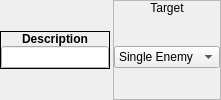
          <widget class="QWidget" name="widget_13" native="true">
           <property name="sizePolicy">
            <sizepolicy hsizetype="Preferred" vsizetype="Fixed">
             <horstretch>0</horstretch>
             <verstretch>0</verstretch>
            </sizepolicy>
           </property>
           <layout class="QHBoxLayout" name="horizontalLayout_9">
            <property name="spacing">
             <number>3</number>
            </property>
            <property name="margin">
             <number>0</number>
            </property>
            <item>
             <widget class="QFrame" name="frame_83">
              <property name="sizePolicy">
               <sizepolicy hsizetype="Preferred" vsizetype="Fixed">
                <horstretch>0</horstretch>
                <verstretch>0</verstretch>
               </sizepolicy>
              </property>
              <property name="focusPolicy">
               <enum>Qt::ClickFocus</enum>
              </property>
              <property name="frameShape">
               <enum>QFrame::Box</enum>
              </property>
              <property name="frameShadow">
               <enum>QFrame::Plain</enum>
              </property>
              <layout class="QVBoxLayout" name="verticalLayout_177">
               <property name="spacing">
                <number>0</number>
               </property>
               <property name="margin">
                <number>0</number>
               </property>
               <item>
                <widget class="QLabel" name="label_148">
                 <property name="sizePolicy">
                  <sizepolicy hsizetype="Preferred" vsizetype="Fixed">
                   <horstretch>0</horstretch>
                   <verstretch>0</verstretch>
                  </sizepolicy>
                 </property>
                 <property name="font">
                  <font>
                   <weight>75</weight>
                   <bold>true</bold>
                  </font>
                 </property>
                 <property name="focusPolicy">
                  <enum>Qt::ClickFocus</enum>
                 </property>
                 <property name="text">
                  <string>Description</string>
                 </property>
                 <property name="alignment">
                  <set>Qt::AlignCenter</set>
                 </property>
                </widget>
               </item>
               <item>
                <widget class="QWidget" name="widget_95" native="true">
                 <property name="focusPolicy">
                  <enum>Qt::ClickFocus</enum>
                 </property>
                 <layout class="QVBoxLayout" name="verticalLayout_178">
                  <property name="spacing">
                   <number>0</number>
                  </property>
                  <property name="margin">
                   <number>0</number>
                  </property>
                  <item>
                   <widget class="QLineEdit" name="normal_leDescription">
                    <property name="focusPolicy">
                     <enum>Qt::ClickFocus</enum>
                    </property>
                    <property name="maxLength">
                     <number>64</number>
                    </property>
                   </widget>
                  </item>
                 </layout>
                </widget>
               </item>
              </layout>
             </widget>
            </item>
            <item>
             <widget class="QFrame" name="frame_6">
              <property name="frameShape">
               <enum>QFrame::StyledPanel</enum>
              </property>
              <property name="frameShadow">
               <enum>QFrame::Raised</enum>
              </property>
              <layout class="QVBoxLayout" name="verticalLayout_6">
               <property name="spacing">
                <number>0</number>
               </property>
               <property name="margin">
                <number>0</number>
               </property>
               <item>
                <widget class="QLabel" name="label_2">
                 <property name="sizePolicy">
                  <sizepolicy hsizetype="Preferred" vsizetype="Fixed">
                   <horstretch>0</horstretch>
                   <verstretch>0</verstretch>
                  </sizepolicy>
                 </property>
                 <property name="text">
                  <string>Target</string>
                 </property>
                 <property name="alignment">
                  <set>Qt::AlignCenter</set>
                 </property>
                </widget>
               </item>
               <item>
                <widget class="QWidget" name="widget_4" native="true">
                 <layout class="QVBoxLayout" name="verticalLayout_7">
                  <property name="spacing">
                   <number>0</number>
                  </property>
                  <property name="margin">
                   <number>0</number>
                  </property>
                  <item>
                   <widget class="QComboBox" name="normal_cboxTarget">
                    <item>
                     <property name="text">
                      <string>Single Enemy</string>
                     </property>
                    </item>
                    <item>
                     <property name="text">
                      <string>All Enemies</string>
                     </property>
                    </item>
                    <item>
                     <property name="text">
                      <string>Self</string>
                     </property>
                    </item>
                    <item>
                     <property name="text">
                      <string>Single Ally</string>
                     </property>
                    </item>
                    <item>
                     <property name="text">
                      <string>All Allies</string>
                     </property>
                    </item>
                   </widget>
                  </item>
                 </layout>
                </widget>
               </item>
              </layout>
             </widget>
            </item>
           </layout>
          </widget>
